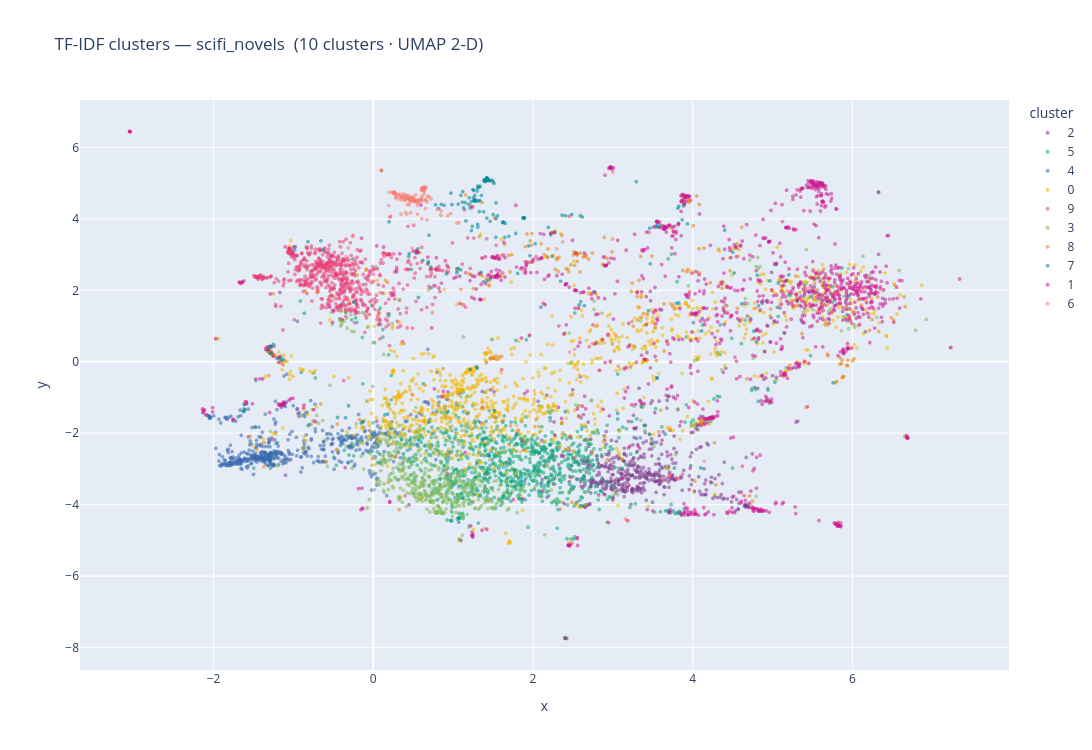

This figure's notebook cell:
### Markdown cell above
## 8  Interactive scatter plot

### Code cell
emb = np.array(embedding)  # (n, 2) — ensure numpy from cuML

# ── per-cluster top-3 terms for centroid labels ─────────────────────────────
terms = np.array(vectorizer.get_feature_names_out())
cluster_labels_text: dict[int, str] = {}
for cid in range(N_CLUSTERS):
    mask = labels == cid
    if not mask.any():
        continue
    centroid_tfidf = np.asarray(X[mask].mean(axis=0)).ravel()
    top3 = terms[centroid_tfidf.argsort()[::-1][:3]]
    cluster_labels_text[cid] = "\n".join(top3)

# ── build plot dataframe ─────────────────────────────────────────────────────
plot_df = df[["title", "cluster"]].copy()
plot_df["x"] = emb[:, 0]
plot_df["y"] = emb[:, 1]
for col in ("pub_year", "release_year", "author", "director", "birth_year"):
    if col in df.columns:
        plot_df[col] = df[col]
        break
plot_df["cluster_str"] = plot_df["cluster"].astype(str)

# ── centroid positions ───────────────────────────────────────────────────────
centroids = (
    plot_df.groupby("cluster")[["x", "y"]].mean().reset_index()
)
centroids["label"] = centroids["cluster"].map(cluster_labels_text)
centroids["size"]  = plot_df.groupby("cluster").size().values

# ── scatter ──────────────────────────────────────────────────────────────────
hover_cols = [c for c in plot_df.columns if c not in ("x", "y", "cluster", "cluster_str")]
fig = px.scatter(
    plot_df, x="x", y="y",
    color="cluster_str",
    hover_data=hover_cols,
    title=f"TF-IDF clusters — {TABLE}  ({N_CLUSTERS} clusters · UMAP 2-D)",
    width=1150, height=750,
    labels={"color": "cluster"},
    opacity=0.55,
    color_discrete_sequence=px.colors.qualitative.Bold,
)
fig.update_traces(marker_size=4)

# Annotate each centroid with its top-3 terms + cluster id
"""
for _, row in centroids.iterrows():
    fig.add_annotation(
        x=row["x"], y=row["y"],
        text=f"<b>{int(row['cluster'])}</b><br><i>{row['label'].replace(chr(10), '<br>')}</i>",
        showarrow=False,
        font=dict(size=10, color="black"),
        bgcolor="rgba(255,255,255,0.75)",
        bordercolor="rgba(0,0,0,0.3)",
        borderwidth=1,
        borderpad=3,
    )
"""

fig.update_layout(legend_title_text="cluster")
fig.show()

### Figure 1 — Plotly figure (JSON) as saved in the notebook; plotly's stock layout.template omitted (floating-point values rounded to 4 significant figures; data arrays with more than 128 entries replaced by an {"elided": "..."} marker saying what was removed)
{"data": [{"customdata": {"elided": "510x2 mixed values"}, "hovertemplate": "cluster_str=2<br>x=%{x}<br>y=%{y}<br>title=%{customdata[0]}<br>pub_year=%{customdata[1]}<extra></extra>", "legendgroup": "2", "marker": {"color": "rgb(127, 60, 141)", "opacity": 0.55, "size": 4, "symbol": "circle"}, "mode": "markers", "name": "2", "showlegend": true, "type": "scattergl", "x": {"elided": "510 float values"}, "xaxis": "x", "y": {"elided": "510 float values"}, "yaxis": "y"}, {"customdata": {"elided": "971x2 mixed values"}, "hovertemplate": "cluster_str=5<br>x=%{x}<br>y=%{y}<br>title=%{customdata[0]}<br>pub_year=%{customdata[1]}<extra></extra>", "legendgroup": "5", "marker": {"color": "rgb(17, 165, 121)", "opacity": 0.55, "size": 4, "symbol": "circle"}, "mode": "markers", "name": "5", "showlegend": true, "type": "scattergl", "x": {"elided": "971 float values"}, "xaxis": "x", "y": {"elided": "971 float values"}, "yaxis": "y"}, {"customdata": {"elided": "548x2 mixed values"}, "hovertemplate": "cluster_str=4<br>x=%{x}<br>y=%{y}<br>title=%{customdata[0]}<br>pub_year=%{customdata[1]}<extra></extra>", "legendgroup": "4", "marker": {"color": "rgb(57, 105, 172)", "opacity": 0.55, "size": 4, "symbol": "circle"}, "mode": "markers", "name": "4", "showlegend": true, "type": "scattergl", "x": {"elided": "548 float values"}, "xaxis": "x", "y": {"elided": "548 float values"}, "yaxis": "y"}, {"customdata": {"elided": "1048x2 mixed values"}, "hovertemplate": "cluster_str=0<br>x=%{x}<br>y=%{y}<br>title=%{customdata[0]}<br>pub_year=%{customdata[1]}<extra></extra>", "legendgroup": "0", "marker": {"color": "rgb(242, 183, 1)", "opacity": 0.55, "size": 4, "symbol": "circle"}, "mode": "markers", "name": "0", "showlegend": true, "type": "scattergl", "x": {"elided": "1048 float values"}, "xaxis": "x", "y": {"elided": "1048 float values"}, "yaxis": "y"}, {"customdata": {"elided": "731x2 mixed values"}, "hovertemplate": "cluster_str=9<br>x=%{x}<br>y=%{y}<br>title=%{customdata[0]}<br>pub_year=%{customdata[1]}<extra></extra>", "legendgroup": "9", "marker": {"color": "rgb(231, 63, 116)", "opacity": 0.55, "size": 4, "symbol": "circle"}, "mode": "markers", "name": "9", "showlegend": true, "type": "scattergl", "x": {"elided": "731 float values"}, "xaxis": "x", "y": {"elided": "731 float values"}, "yaxis": "y"}, {"customdata": {"elided": "635x2 mixed values"}, "hovertemplate": "cluster_str=3<br>x=%{x}<br>y=%{y}<br>title=%{customdata[0]}<br>pub_year=%{customdata[1]}<extra></extra>", "legendgroup": "3", "marker": {"color": "rgb(128, 186, 90)", "opacity": 0.55, "size": 4, "symbol": "circle"}, "mode": "markers", "name": "3", "showlegend": true, "type": "scattergl", "x": {"elided": "635 float values"}, "xaxis": "x", "y": {"elided": "635 float values"}, "yaxis": "y"}, {"customdata": {"elided": "296x2 mixed values"}, "hovertemplate": "cluster_str=8<br>x=%{x}<br>y=%{y}<br>title=%{customdata[0]}<br>pub_year=%{customdata[1]}<extra></extra>", "legendgroup": "8", "marker": {"color": "rgb(230, 131, 16)", "opacity": 0.55, "size": 4, "symbol": "circle"}, "mode": "markers", "name": "8", "showlegend": true, "type": "scattergl", "x": {"elided": "296 float values"}, "xaxis": "x", "y": {"elided": "296 float values"}, "yaxis": "y"}, {"customdata": {"elided": "245x2 mixed values"}, "hovertemplate": "cluster_str=7<br>x=%{x}<br>y=%{y}<br>title=%{customdata[0]}<br>pub_year=%{customdata[1]}<extra></extra>", "legendgroup": "7", "marker": {"color": "rgb(0, 134, 149)", "opacity": 0.55, "size": 4, "symbol": "circle"}, "mode": "markers", "name": "7", "showlegend": true, "type": "scattergl", "x": {"elided": "245 float values"}, "xaxis": "x", "y": {"elided": "245 float values"}, "yaxis": "y"}, {"customdata": {"elided": "1186x2 mixed values"}, "hovertemplate": "cluster_str=1<br>x=%{x}<br>y=%{y}<br>title=%{customdata[0]}<br>pub_year=%{customdata[1]}<extra></extra>", "legendgroup": "1", "marker": {"color": "rgb(207, 28, 144)", "opacity": 0.55, "size": 4, "symbol": "circle"}, "mode": "markers", "name": "1", "showlegend": true, "type": "scattergl", "x": {"elided": "1186 float values"}, "xaxis": "x", "y": {"elided": "1186 float values"}, "yaxis": "y"}, {"customdata": {"elided": "136x2 mixed values"}, "hovertemplate": "cluster_str=6<br>x=%{x}<br>y=%{y}<br>title=%{customdata[0]}<br>pub_year=%{customdata[1]}<extra></extra>", "legendgroup": "6", "marker": {"color": "rgb(249, 123, 114)", "opacity": 0.55, "size": 4, "symbol": "circle"}, "mode": "markers", "name": "6", "showlegend": true, "type": "scattergl", "x": {"elided": "136 float values"}, "xaxis": "x", "y": {"elided": "136 float values"}, "yaxis": "y"}], "layout": {"height": 750, "legend": {"title": {"text": "cluster"}, "tracegroupgap": 0}, "title": {"text": "TF-IDF clusters — scifi_novels  (10 clusters · UMAP 2-D)"}, "width": 1150, "xaxis": {"anchor": "y", "domain": [0, 1], "title": {"text": "x"}}, "yaxis": {"anchor": "x", "domain": [0, 1], "title": {"text": "y"}}}}
